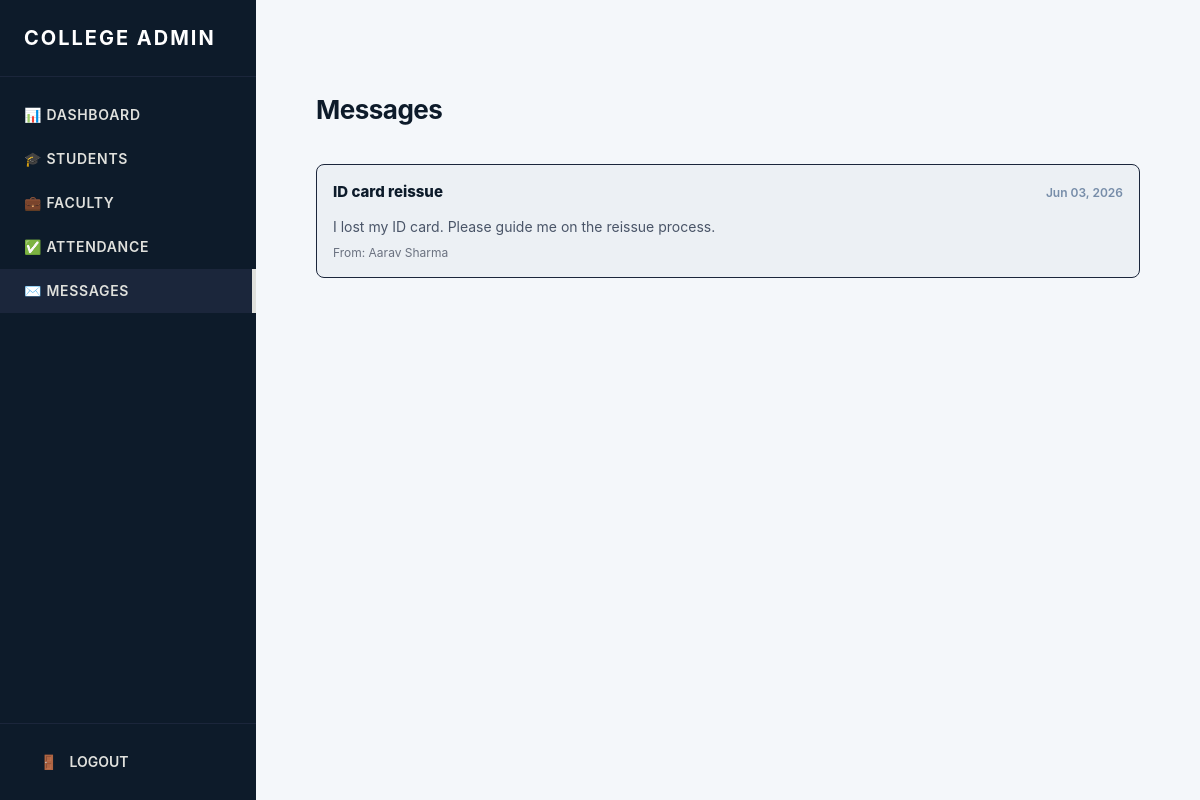
Screenshot of /staff/messages/ (signed in) with the database file from the repository.
### cms/models.py (models this page shows, shortened)
class Message(models.Model):
    RECIPIENT_FACULTY = 'faculty'
    RECIPIENT_STUDENT = 'student'
    RECIPIENT_ADMIN = 'admin'
    RECIPIENT_CHOICES = [
        (RECIPIENT_FACULTY, 'Faculty'),
        (RECIPIENT_STUDENT, 'Student'),
        (RECIPIENT_ADMIN, 'College Admin'),
    ]
    sender = models.ForeignKey(Student, on_delete=models.CASCADE, related_name='sent_messages')
    recipient_type = models.CharField(max_length=10, choices=RECIPIENT_CHOICES)
    faculty = models.ForeignKey(
        Faculty, on_delete=models.CASCADE, null=True, blank=True, related_name='messages'
    )
    recipient_student = models.ForeignKey(
        Student, on_delete=models.CASCADE, null=True, blank=True, related_name='received_messages'
    )
    subject = models.CharField(max_length=200)
    body = models.TextField()
    is_read = models.BooleanField(default=False)
    created_at = models.DateTimeField(auto_now_add=True)
    class Meta:
        ordering = ['-created_at']

class Student(models.Model):
    name = models.CharField(max_length=100)
    DOB = models.DateField()
    roll_no = models.CharField(max_length=100, unique=True)
    department = models.ForeignKey(Department, on_delete=models.CASCADE)
    semester = models.CharField(max_length=20, blank=True, default='')
    password = models.CharField(max_length=100)

### admin_dashboard/decorators.py (the view)
    def wrapper(request, *args, **kwargs):
        if 'staff_id' not in request.session:
            return redirect('staff_login')
        return view_func(request, *args, **kwargs)

### admin_dashboard/context_processors.py (called while the page is built)
def sidebar_links(request):
    return {
        'admin_nav':
            [
                {'name': 'Dashboard', 'url': 'staff_dashboard', 'icon': '📊'},
                {'name': 'Students', 'url': 'staff_students', 'icon': '🎓'},
                {'name': 'Faculty', 'url': 'staff_faculty', 'icon': '💼'},
                {'name': 'Attendance', 'url': 'staff_attendance', 'icon': '✅'},
                {'name': 'Messages', 'url': 'staff_messages', 'icon': '✉️'},
            ]
    }

### admin_dashboard/views.py (called while the page is built)
@staff_login_required
def manage_messages(request):
    messages = Message.objects.filter(recipient_type='admin').order_by('-created_at')
    context = {'messages': messages}
    return render(request, 'staff/messages.html', context)

### cms/context_processors.py (called while the page is built, shortened)
def student_nav_context(request):
    student_id = request.session.get('student_id')
    if not student_id:
        return {}

### admin_dashboard/templates/staff/messages.html
{% extends 'staff/base_staff.html' %}
{% block content %}
<div class="cms-module-header">
    <h1>Messages</h1>
</div>
<div class="cms-notice-list">
    {% for msg in messages %}
    <div class="cms-notice-card {% if not msg.is_read %}cms-message-unread{% endif %}">
        <div class="cms-notice-top">
            <h3 class="cms-notice-title">{{ msg.subject }}</h3>
            <span class="cms-notice-date">{{ msg.created_at|date:"M d, Y" }}</span>
        </div>
        <p class="cms-notice-body">{{ msg.body }}</p>
        <p class="text-xs text-gray-500 mt-2">From: {{ msg.sender.name }}</p>
    </div>
    {% endfor %}
</div>
{% endblock %}

### static/css/style.css (style rules this page uses)
:root { --eclipse-deep: #0D1B2A; --eclipse-navy: #1B263B; --eclipse-steel: #415A77; --eclipse-light: #778DA9; --eclipse-glow: #E0E1DD; --canvas-bg: #F4F7FA; --text-primary: #1C2541; }
body { font-family: -apple-system, BlinkMacSystemFont, "Segoe UI", Roboto, Helvetica, Arial, sans-serif; background-color: var(--canvas-bg); color: var(--text-primary); margin: 0; padding: 0; -webkit-font-smoothing: antialiased; }
.cms-module-header { display: flex; justify-content: space-between; align-items: center; margin-bottom: 35px; }
.cms-module-header h1 { color: var(--eclipse-deep); margin: 0; font-size: 26px; font-weight: 700; letter-spacing: -0.5px; }
.cms-notice-list { display: grid; grid-template-columns: 1fr; gap: 14px; }
.cms-notice-card { border: 1px solid #E2E8F0; border-radius: 8px; padding: 16px; background: #ffffff; transition: background-color 0.15s ease, border-color 0.15s ease; }
.cms-notice-top { display: flex; justify-content: space-between; align-items: baseline; gap: 16px; }
.cms-notice-title { font-weight: 800; color: var(--eclipse-deep); font-size: 15px; }
.cms-notice-date { color: var(--eclipse-light); font-size: 12px; font-weight: 600; white-space: nowrap; }
.cms-notice-body { margin-top: 12px; color: #4A5568; font-size: 14px; line-height: 1.55; }
.cms-message-unread { border-color: var(--eclipse-navy); background: rgba(27, 38, 59, 0.03); }

### rows the page displays
Message: subject "ID card reissue", created_at "Jun 03, 2026", body "I lost my ID card. Please guide me on the reissue process.", sender.name "Aarav Sharma"

### other values shown
{{ link.icon }} "📊" "🎓" "💼" "✅" "✉️"
{{ link.name }} "DASHBOARD" "STUDENTS" "FACULTY" "ATTENDANCE" "MESSAGES"
